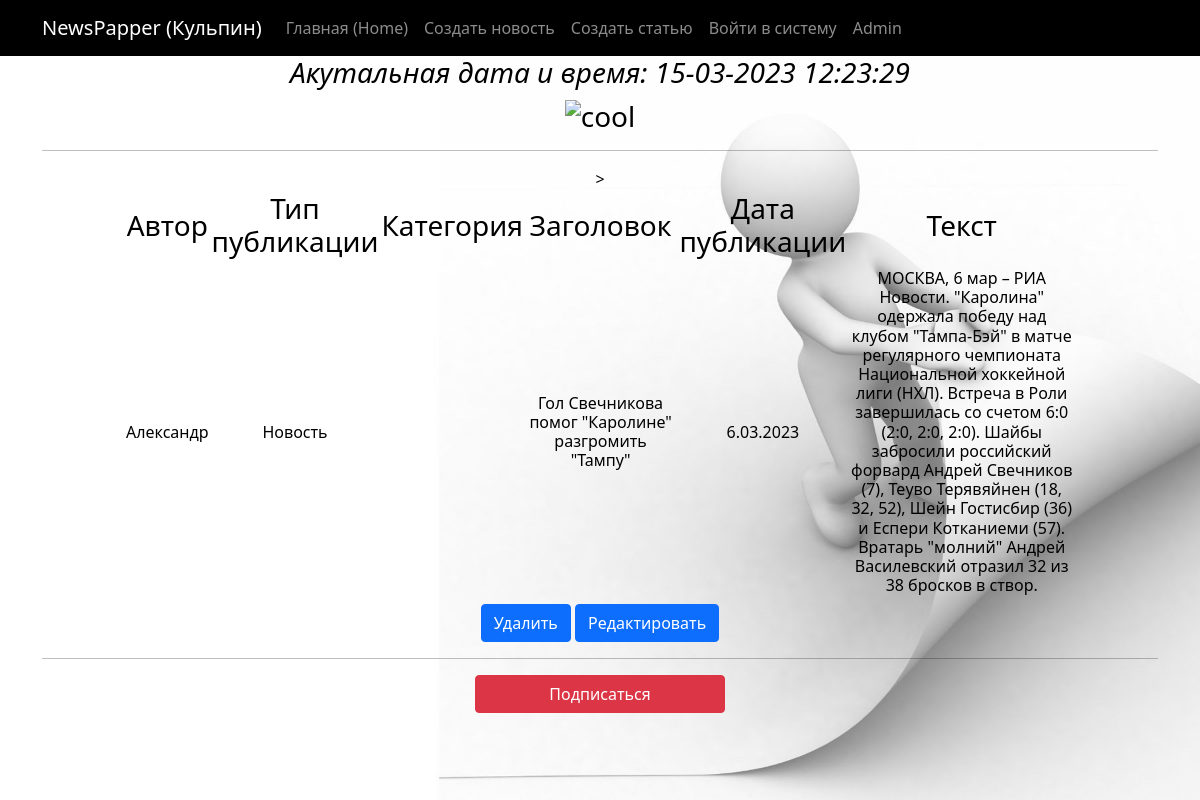
/news/15, run on the app's committed database.
### news/models.py (models this page shows, shortened)
class Post(models.Model):
    article = 'AR'
    news = 'NE'
    POST_TYPES = [
        (article, 'Статья'),
        (news, 'Новость')
    ]
    author = models.ForeignKey(Author, on_delete=models.CASCADE)
    post_type = models.CharField(max_length=2, choices=POST_TYPES)
    time_created = models.DateTimeField(auto_now_add=True)
    categories = models.ManyToManyField(Category, through='PostCategory')
    title = models.CharField(max_length=255)
    text = models.TextField()
    rating = models.FloatField(default=0.0)

class Author(models.Model):
    rating = models.FloatField(default=0.0)
    user = models.OneToOneField(User, on_delete=models.CASCADE)
    def __str__(self):
        return self.user.username

### news/views.py (the view)
# urls.py: path('<int:pk>', PostDetail.as_view(), name='postdetail'),
class PostDetail(DetailView):
    model = Post
    template_name = 'news_pk.html'
    context_object_name = 'post'

### news/templatetags/custom_filters.py (called while the page is built)
@register.filter()
def currency(value, code='rub'):
   postfix = CURRENCIES_SYMBOLS[code]
   return f'{value} {postfix}'

@register.filter()
def censor(value):
   bad_words = ('скотина', 'бляха')
   if not isinstance(value, str):
      raise TypeError(f"unresolved type '{type(value)}' expected  type 'str'")
   for word in value.split():
      if word.lower() in bad_words:
         value = value.replace(word, f"{word[0]}{'*' * (len(word) - 2)}{word[-1]}")
   return value

### news/templatetags/custom_tags.py (called while the page is built)
@register.simple_tag()
def current_time(format_string='%d-%m-%Y %H:%M:%S'):
   return datetime.utcnow().strftime(format_string)

### templates/news_pk.html (shortened to what this page needs)
{% extends 'flatpages/default.html' %}
{% load custom_filters %}
{% load custom_tags %}
{% block content %}
   <h3><em>Акутальная дата и время: {% current_time '%d-%m-%Y %H:%M:%S' %}</em></h3>
   <h3><p>{{ next_sale|default_if_none:"Скоро обновление новостей!" }}<img src="https://html5-editor.net/tinymce/plugins/emoticons/img/smiley-cool.gif" alt="cool" /></p> </h3>
   <hr>
   {% if post %}
       <table>
           <tr>
               <td><h3>Автор</h3></td>
               <td><h3>Тип публикации</h3></td>
               <td><h3>Категория</h3></td>
               <td><h3>Заголовок</h3></td>
               <td><h3>Дата публикации</h3></td>
               <td><h3>Текст</h3></td>
           </tr>
           <tr>
               <td><h6>{{ post.author | currency:'Fi' | censor}}</h6></td>
               <td><h6>{{ post.get_post_type_display }}</h6></td>
               <td><h6>{% for category in post.categories.all %}  {{categories}} {% endfor %} </h6></td>
               <td><h6>{{ post.title | censor}}</h6></td>
               <td><h6>{{ post.time_created|date:'j.m.Y' }}</h6></td>
               <td><h6>{{ post.text | censor }}</h6></td>>
           </tr>
       </table>
   {% else %}
       <h2>Постов нет!!</h2>
   {% endif %}
<a class="btn btn-primary" href="{% url 'post_delete' post.id %}"> Удалить </a>
<a class="btn btn-primary" href="{% url 'post_update' post.id %}"> Редактировать </a>
<hr>
<button type="button" class="btn btn-danger" href=" ">Подписаться</button>
{% endblock content %}

### templates/news_pk.html (style rules this page uses)
table { width: 950px; margin: auto; }
td { text-align: center; }
button { width: 250px; margin: auto; }

### data on the page
Post: author|censor "Александр", post_type "Новость", title|censor "Гол Свечникова помог \"Каролине\" разгромить \"Тампу\"", time_created "6.03.2023", text|censor "МОСКВА, 6 мар – РИА Новости. \"Каролина\" одержала победу над клубом \"Тампа-Бэй\" в матче регулярного чемпионата Национальной хоккейной лиги (НХЛ). Встреча в Роли завершилась со счетом 6:0 (2:0, 2:0, 2:0). Шайбы забросили российский форвард Андрей Свечников (7), Теуво Терявяйнен (18, 32, 52), Шейн Гостисбир (36) и Еспери Котканиеми (57). Вратарь \"молний\" Андрей Василевский отразил 32 из 38 бросков в створ."
